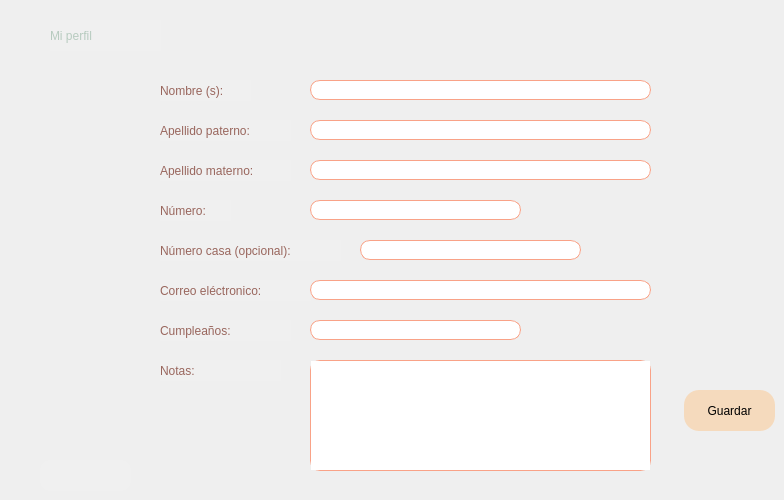
    <widget class="QWidget" name="page_4">
     <widget class="QLabel" name="label_21">
      <property name="geometry">
       <rect>
        <x>50</x>
        <y>20</y>
        <width>111</width>
        <height>31</height>
       </rect>
      </property>
      <property name="styleSheet">
       <string notr="true">QLabel{
	color:#B7CBBF;
	font: 20pt &quot;Louis George Café&quot;;
background-color: rgba(255, 255, 255, 10);
}</string>
      </property>
      <property name="text">
       <string>Mi perfil</string>
      </property>
     </widget>
     <widget class="QLabel" name="label_22">
      <property name="geometry">
       <rect>
        <x>160</x>
        <y>80</y>
        <width>91</width>
        <height>21</height>
       </rect>
      </property>
      <property name="styleSheet">
       <string notr="true">font: 12pt &quot;Louis George Café&quot;;
background-color: rgba(255, 255, 255, 10);
color: #99665D
</string>
      </property>
      <property name="text">
       <string>Nombre (s):</string>
      </property>
     </widget>
     <widget class="QLabel" name="label_23">
      <property name="geometry">
       <rect>
        <x>160</x>
        <y>120</y>
        <width>131</width>
        <height>21</height>
       </rect>
      </property>
      <property name="styleSheet">
       <string notr="true">font: 12pt &quot;Louis George Café&quot;;
background-color: rgba(255, 255, 255, 10);
color: #99665D
</string>
      </property>
      <property name="text">
       <string>Apellido paterno:</string>
      </property>
     </widget>
     <widget class="QLabel" name="label_24">
      <property name="geometry">
       <rect>
        <x>160</x>
        <y>160</y>
        <width>131</width>
        <height>21</height>
       </rect>
      </property>
      <property name="styleSheet">
       <string notr="true">font: 12pt &quot;Louis George Café&quot;;
background-color: rgba(255, 255, 255, 10);
color: #99665D
</string>
      </property>
      <property name="text">
       <string>Apellido materno:</string>
      </property>
     </widget>
     <widget class="QLabel" name="label_25">
      <property name="geometry">
       <rect>
        <x>160</x>
        <y>200</y>
        <width>71</width>
        <height>21</height>
       </rect>
      </property>
      <property name="styleSheet">
       <string notr="true">font: 12pt &quot;Louis George Café&quot;;
background-color: rgba(255, 255, 255, 10);
color: #99665D
</string>
      </property>
      <property name="text">
       <string>Número:</string>
      </property>
     </widget>
     <widget class="QLabel" name="label_26">
      <property name="geometry">
       <rect>
        <x>160</x>
        <y>240</y>
        <width>181</width>
        <height>21</height>
       </rect>
      </property>
      <property name="styleSheet">
       <string notr="true">font: 12pt &quot;Louis George Café&quot;;
background-color: rgba(255, 255, 255, 10);
color: #99665D
</string>
      </property>
      <property name="text">
       <string>Número casa (opcional):</string>
      </property>
     </widget>
     <widget class="QLabel" name="label_27">
      <property name="geometry">
       <rect>
        <x>160</x>
        <y>280</y>
        <width>151</width>
        <height>21</height>
       </rect>
      </property>
      <property name="styleSheet">
       <string notr="true">font: 12pt &quot;Louis George Café&quot;;
background-color: rgba(255, 255, 255, 10);
color: #99665D
</string>
      </property>
      <property name="text">
       <string>Correo eléctronico:</string>
      </property>
     </widget>
     <widget class="QLabel" name="label_28">
      <property name="geometry">
       <rect>
        <x>160</x>
        <y>320</y>
        <width>131</width>
        <height>21</height>
       </rect>
      </property>
      <property name="styleSheet">
       <string notr="true">font: 12pt &quot;Louis George Café&quot;;
background-color: rgba(255, 255, 255, 10);
color: #99665D
</string>
      </property>
      <property name="text">
       <string>Cumpleaños:</string>
      </property>
     </widget>
     <widget class="QLabel" name="label_29">
      <property name="geometry">
       <rect>
        <x>160</x>
        <y>360</y>
        <width>121</width>
        <height>21</height>
       </rect>
      </property>
      <property name="styleSheet">
       <string notr="true">font: 12pt &quot;Louis George Café&quot;;
background-color: rgba(255, 255, 255, 10);
color: #99665D
</string>
      </property>
      <property name="text">
       <string>Notas:</string>
      </property>
     </widget>
     <widget class="QLineEdit" name="nombreusuario">
      <property name="geometry">
       <rect>
        <x>310</x>
        <y>80</y>
        <width>341</width>
        <height>20</height>
       </rect>
      </property>
      <property name="styleSheet">
       <string notr="true">border: 1px solid; 
border-radius: 10px;
border-color: #f9a287;</string>
      </property>
     </widget>
     <widget class="QLineEdit" name="apeusuario">
      <property name="geometry">
       <rect>
        <x>310</x>
        <y>120</y>
        <width>341</width>
        <height>20</height>
       </rect>
      </property>
      <property name="styleSheet">
       <string notr="true">border: 1px solid; 
border-radius: 10px;
border-color: #f9a287;</string>
      </property>
     </widget>
     <widget class="QLineEdit" name="amusuario">
      <property name="geometry">
       <rect>
        <x>310</x>
        <y>160</y>
        <width>341</width>
        <height>20</height>
       </rect>
      </property>
      <property name="styleSheet">
       <string notr="true">border: 1px solid; 
border-radius: 10px;
border-color: #f9a287;</string>
      </property>
     </widget>
     <widget class="QLineEdit" name="numusuario">
      <property name="geometry">
       <rect>
        <x>310</x>
        <y>200</y>
        <width>211</width>
        <height>20</height>
       </rect>
      </property>
      <property name="styleSheet">
       <string notr="true">border: 1px solid; 
border-radius: 10px;
border-color: #f9a287;</string>
      </property>
     </widget>
     <widget class="QLineEdit" name="numcasa">
      <property name="geometry">
       <rect>
        <x>360</x>
        <y>240</y>
        <width>221</width>
        <height>20</height>
       </rect>
      </property>
      <property name="styleSheet">
       <string notr="true">border: 1px solid; 
border-radius: 10px;
border-color: #f9a287;</string>
      </property>
     </widget>
     <widget class="QLineEdit" name="correousuario">
      <property name="geometry">
       <rect>
        <x>310</x>
        <y>280</y>
        <width>341</width>
        <height>20</height>
       </rect>
      </property>
      <property name="styleSheet">
       <string notr="true">border: 1px solid; 
border-radius: 10px;
border-color: #f9a287;</string>
      </property>
     </widget>
     <widget class="QLineEdit" name="cumpleusuario">
      <property name="geometry">
       <rect>
        <x>310</x>
        <y>320</y>
        <width>211</width>
        <height>20</height>
       </rect>
      </property>
      <property name="styleSheet">
       <string notr="true">border: 1px solid; 
border-radius: 10px;
border-color: #f9a287;</string>
      </property>
     </widget>
     <widget class="QTextEdit" name="notas">
      <property name="geometry">
       <rect>
        <x>310</x>
        <y>360</y>
        <width>341</width>
        <height>111</height>
       </rect>
      </property>
      <property name="styleSheet">
       <string notr="true">border: 1px solid; 
border-radius: 10px;
border-color: #f9a287;</string>
      </property>
     </widget>
     <widget class="QPushButton" name="volver">
      <property name="geometry">
       <rect>
        <x>40</x>
        <y>460</y>
        <width>91</width>
        <height>31</height>
       </rect>
      </property>
      <property name="styleSheet">
       <string notr="true">QPushButton{
background-color: rgba(255, 255, 255, 10);
border-radius: 10px;
}

QPushButton:Hover{
	background-color: #B7CBBF;
}</string>
      </property>
      <property name="text">
       <string/>
      </property>
      <property name="icon">
       <iconset resource="img.qrc">
        <normaloff>:/img/img/flecha.png</normaloff>:/img/img/flecha.png</iconset>
      </property>
      <property name="iconSize">
       <size>
        <width>50</width>
        <height>50</height>
       </size>
      </property>
     </widget>
     <widget class="QPushButton" name="guardar">
      <property name="geometry">
       <rect>
        <x>684</x>
        <y>390</y>
        <width>91</width>
        <height>41</height>
       </rect>
      </property>
      <property name="styleSheet">
       <string notr="true">QPushButton{
background-color: #F5DABD;
 border-style: outset;
    border-radius: 15px;
font: 11pt &quot;Louis George Café&quot;;
}

QPushButton:Hover{
	background-color: #B7CBBF;
}

QPushButton:focus:pressed{ background-color:white ;
color: black; }</string>
      </property>
      <property name="text">
       <string>Guardar</string>
      </property>
     </widget>
    </widget>
